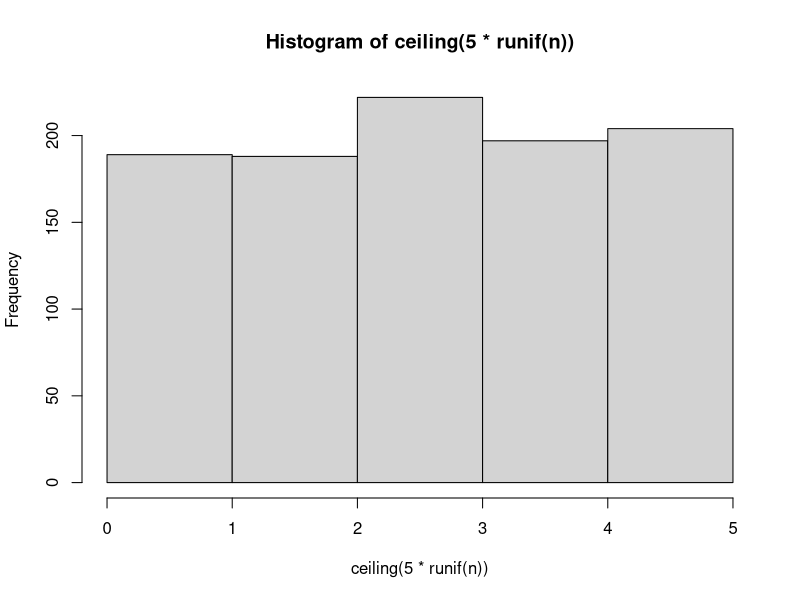
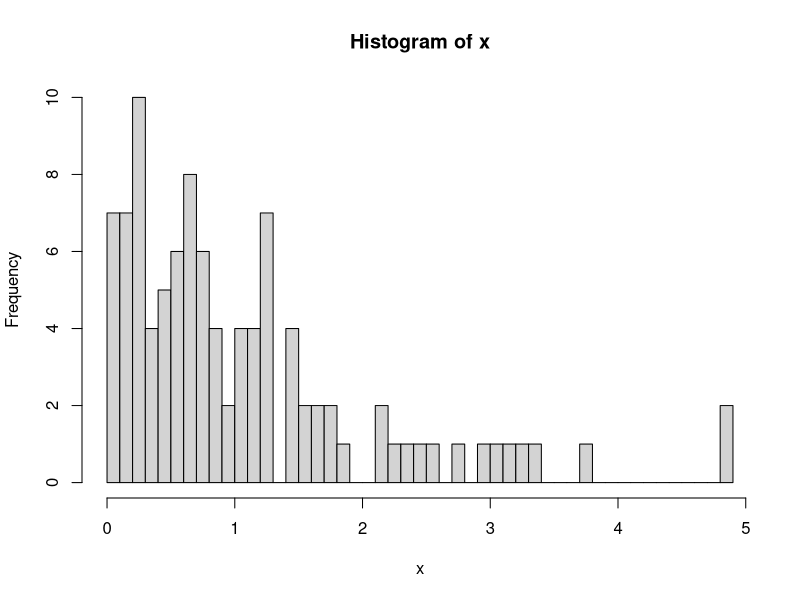
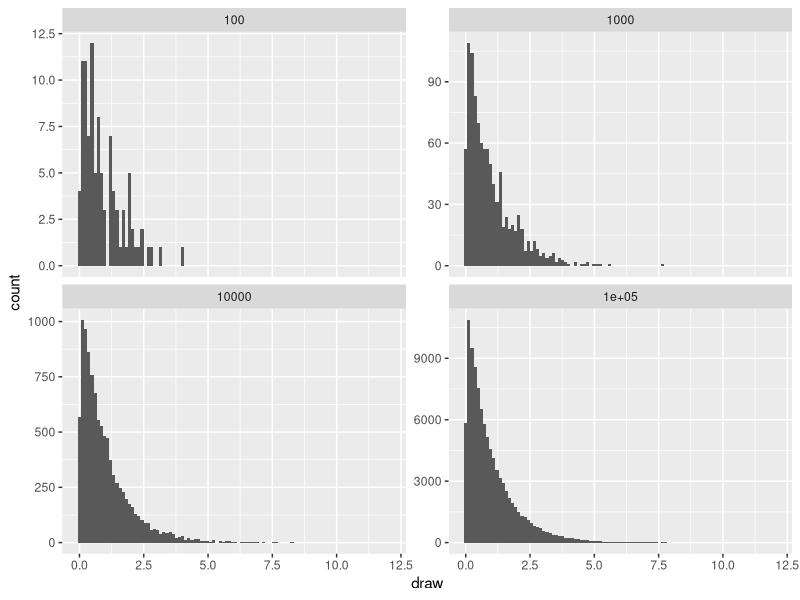
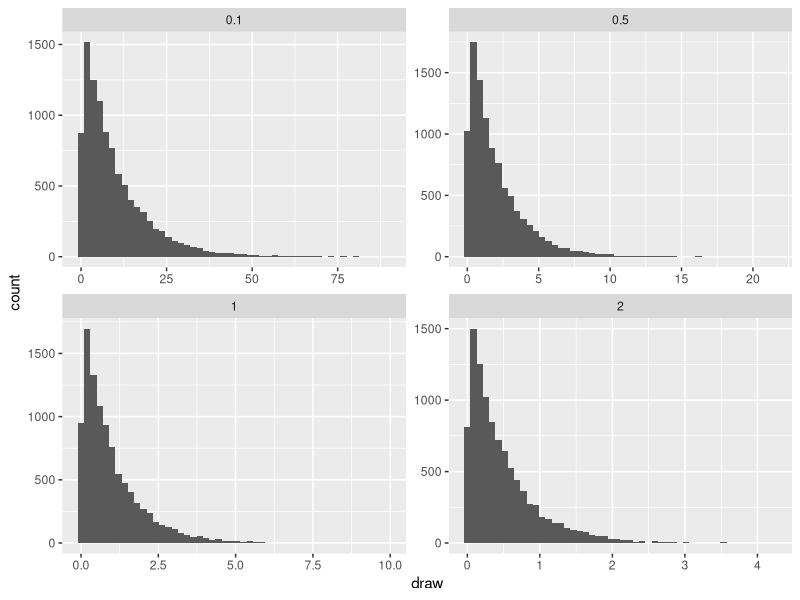
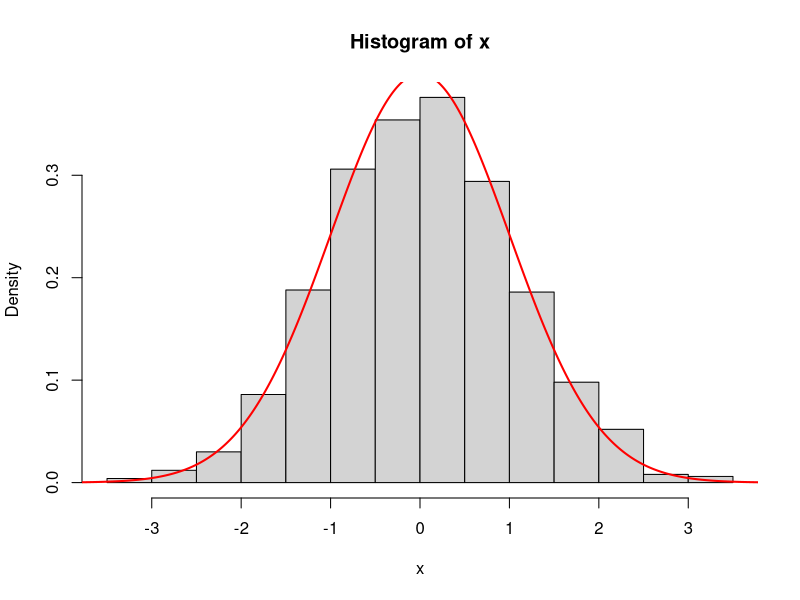
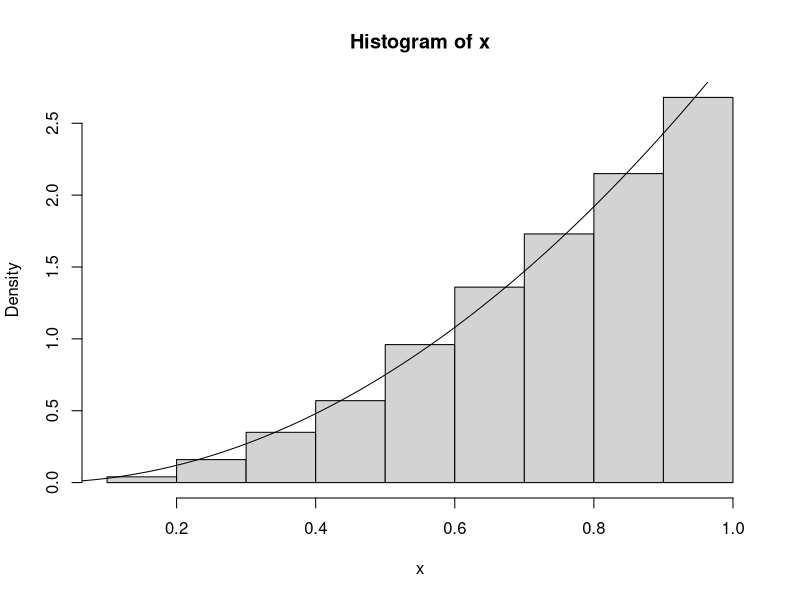
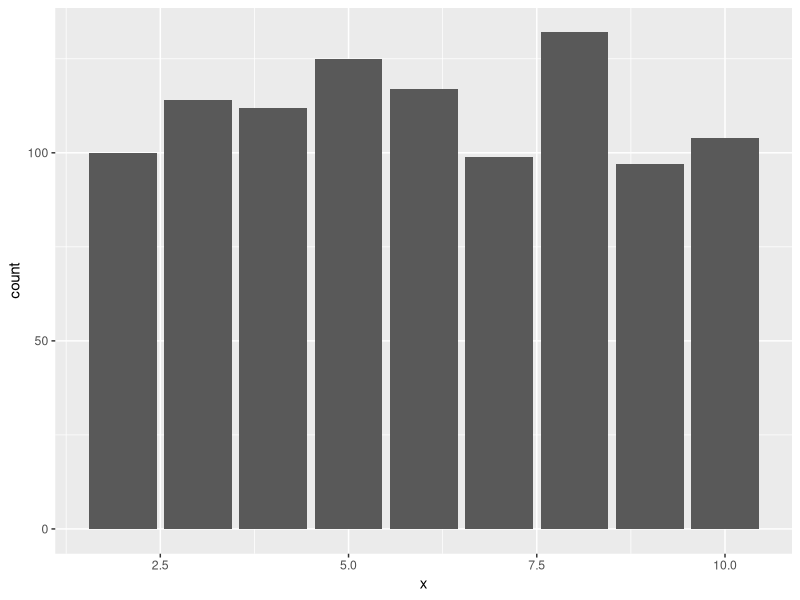
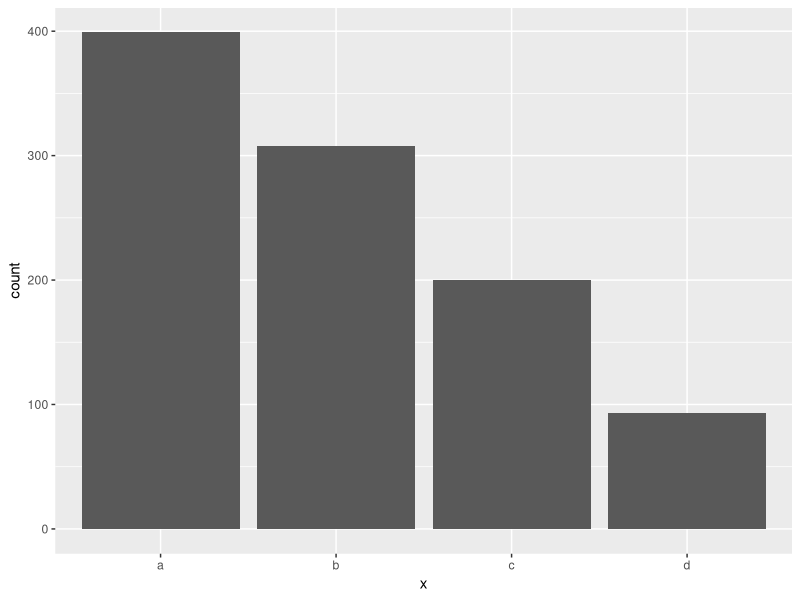

Recreate these plots in R, in order.
library(tidyverse)

# This script provides an introduction to methods for generating random values

########################
#### Random Uniform ####
########################

# this is the cannonical distribution

n <- 1000

x <- runif(n)

hist(ceiling(5*runif(n)),breaks = 0:5)

table(ceiling(5*runif(n)))

runif(n,min = 1, max = 100)

##########################
#### Inversion Method ####
##########################

## Exponential Distribution ----------------------------------------------------

n <- 100
u <- runif(n,0,1)
lambda <- 1   

inverse_exp <- function(x){-(1/lambda)*log(x)}

x <- inverse_exp(u)  # The inverse of the CDF

hist(x,breaks = 50)

# write a function to look at different sample sizes and values for lambda
rand_exp <- function(n,lambda=1){
  u <- runif(n,0,1)
  x <- -(1/lambda)*log(u)
  return(x)
}

# look at simulating different sample
tibble(n=c(100,1000,10000,100000)) %>% 
  mutate(draw=map(n,rand_exp)) %>% 
  unnest(draw) %>% 
  ggplot(aes(draw)) +
  geom_histogram(bins=100) +
  facet_wrap(~n,scales = "free_y")

# for different lambda values
tibble(lambda=c(0.1,0.5,1,2)) %>% 
  mutate(draw=map(lambda,~rand_exp(n=10000,lambda = .))) %>% 
  unnest(draw) %>% 
  ggplot(aes(draw)) +
  geom_histogram(bins = 50) +
  facet_wrap(~lambda,scales = "free")

## Normal Distribution ---------------------------------------------------------

n <- 1000
u <- runif(n)

# pass uniform values to inverse of normal
x <- qnorm(u)

# plot a histogram of our samples
hist(x, freq = FALSE)
# add a standard normal density curve
densitySamps <- seq(-4, 4, by = 0.01)
lines(densitySamps, dnorm(densitySamps), lwd = 2, col = "red")


## Example distribution --------------------------------------------------------

n <- 1000
u <- runif(n)
x <- u^(1/3)
hist(x, prob = TRUE) #density histogram of sample
y <- seq(0, 1, .01)
lines(y, 3*y^2)#density curve f(x)

#Inverse CDF

## Bernoulli Distribution ------------------------------------------------------
u <- runif(100,0,1)

ifelse(u <= 0.2, 0 ,1)

u>0.2

as.integer(u>0.2)

as.integer(runif(100,0,1)>0.2)

## Discrete Uniform ------------------------------------------------------------

a <- 2
b <- 10

n <- length(a:b) # or b-a+1

u <- runif(1000,0,1)

x <- floor(n*u)+a

ggplot(data.frame(x),aes(x)) +
  geom_bar()


## Discrete non-uniform --------------------------------------------------------

vals <- c("a","b","c","d")
probs <-  c(.4,.3,.2,.1)
n <- 1000

# lookup table
cut_points <- c(0,cumsum(probs))

u <- runif(n,0,1)

x <- cut(x = u, breaks = cut_points,labels = vals)

# plot results
ggplot(data.frame(x),aes(x)) +
  geom_bar()

#########################################
#### Alias / Square Histogram Method ####
#########################################

# In R this can be done relatively easily with the sample function

x <- sample(c("a","b","c","d"), size = n, replace = TRUE, prob = c(.4,.3,.2,.1))

# see here
?sample




############################
#### Rejection Sampling ####
############################

## Simulate from beta distribution

# Example - from statistical computing in R 

n <- 1000
k <- 0 #counter for accepted
j <- 0 #iterations
y <- numeric(n)

while (k < n) {
  u <- runif(1)
  j <- j + 1
  x <- runif(1) #random variate from g
  if (x * (1-x) > u) {
    #we accept x
    k <- k + 1
    y[k] <- x
  }
}

# plot results
hist(y)


n <- 1000
k <- 0 #counter for accepted
k2 <- 0 #counter for 
j <- 0 #iterations
y <- numeric(n)
y_rej <- numeric(6000)
while (k < n) {
  u <- runif(1)
  j <- j + 1
  x <- runif(1) #random variate from g
  if (x * (1-x) > u) {
    #we accept x
    k <- k + 1
    y[k] <- x
  } else {
    k2 <- k2 + 1
    y_rej[k2] <- x
  }
}

# plot results
hist(y)

hist(y_rej[y_rej>0])

# note if we use 3/2 instead of 6 would require fewer rejections





################################
#### Monte-Carlo Simulation ####
################################

## Simulate Pi -----------------------------------------------------------------

# Number of random points to drop
trials <- 1000

# Build a tibble with the randompoints
random_points <- tibble(x=runif(n = trials,-1,1),      # draw random x coordinate
                        y=runif(n = trials,-1,1)) %>%  # draw random y coordiante
  mutate(dist=x^2+y^2) %>%                      # comute the distence from center
  mutate(in_circle=dist<=1)                     # identify points that fall in circle

# note what the trials set contains
random_points

# view where the random points fall
random_points %>% 
  ggplot(aes(x,y,color=in_circle)) +
  geom_point()

# compute estimate for pi
pi_est <- random_points %>% 
  summarise(pct_in=sum(in_circle)/n(),
            pi=pct_in*4)

pi_est$pi

# Notice how accuracy changes for different number of trials

random_points_2 <-tibble(num_trials=c(100,1000,10000,30000)) %>% 
  mutate(points=map(num_trials,~tibble(x=runif(n = .,-1,1),      
                                       y=runif(n = .,-1,1)) %>% 
                      mutate(dist=x^2+y^2) %>%
                      mutate(in_circle=dist<=1)))

random_points_2 %>% 
  unnest() %>% 
  group_by(num_trials) %>% 
  summarise(pi=4*sum(in_circle)/n())

# plot for different number of trials
random_points_2 %>% 
  unnest() %>% 
  ggplot(aes(x,y,color=in_circle)) +
  geom_point() +
  facet_wrap(~num_trials)


## Monte-Carlo Integration -----------------------------------------------------


